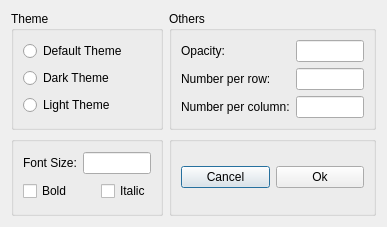
<?xml version="1.0" encoding="UTF-8"?>
<ui version="4.0">
 <class>Dialog1</class>
 <widget class="QDialog" name="Dialog1">
  <property name="geometry">
   <rect>
    <x>0</x>
    <y>0</y>
    <width>387</width>
    <height>227</height>
   </rect>
  </property>
  <property name="windowTitle">
   <string>Dialog</string>
  </property>
  <layout class="QGridLayout" name="gridLayout_4">
   <item row="0" column="0">
    <widget class="QGroupBox" name="themeGroupBox">
     <property name="title">
      <string>Theme</string>
     </property>
     <layout class="QGridLayout" name="gridLayout_2">
      <item row="1" column="0">
       <widget class="QRadioButton" name="darkRadioButton">
        <property name="text">
         <string>Dark Theme</string>
        </property>
       </widget>
      </item>
      <item row="2" column="0">
       <widget class="QRadioButton" name="lightRadioButton">
        <property name="text">
         <string>Light Theme</string>
        </property>
       </widget>
      </item>
      <item row="0" column="0">
       <widget class="QRadioButton" name="defaultRadioButton">
        <property name="text">
         <string>Default Theme</string>
        </property>
       </widget>
      </item>
     </layout>
    </widget>
   </item>
   <item row="0" column="1">
    <widget class="QGroupBox" name="groupBox">
     <property name="title">
      <string>Others</string>
     </property>
     <layout class="QGridLayout" name="gridLayout">
      <item row="0" column="1">
       <widget class="QLineEdit" name="opacityLineEdit"/>
      </item>
      <item row="1" column="0">
       <widget class="QLabel" name="numberPerRowLabel">
        <property name="text">
         <string>Number per row:</string>
        </property>
       </widget>
      </item>
      <item row="2" column="0">
       <widget class="QLabel" name="numberPerColumnLabel">
        <property name="text">
         <string>Number per column:</string>
        </property>
       </widget>
      </item>
      <item row="0" column="0">
       <widget class="QLabel" name="opacityLabel">
        <property name="text">
         <string>Opacity:</string>
        </property>
       </widget>
      </item>
      <item row="1" column="1">
       <widget class="QLineEdit" name="numberPerRowLineEdit"/>
      </item>
      <item row="2" column="1">
       <widget class="QLineEdit" name="numberPerColumnLineEdit"/>
      </item>
     </layout>
    </widget>
   </item>
   <item row="1" column="0">
    <widget class="QGroupBox" name="groupBox_3">
     <property name="title">
      <string/>
     </property>
     <layout class="QGridLayout" name="gridLayout_5">
      <item row="0" column="0">
       <widget class="QLabel" name="label">
        <property name="text">
         <string>Font Size:</string>
        </property>
       </widget>
      </item>
      <item row="0" column="1" colspan="2">
       <widget class="QLineEdit" name="fontSizeLineEdit"/>
      </item>
      <item row="1" column="0" colspan="2">
       <widget class="QCheckBox" name="boldCheckBox">
        <property name="text">
         <string>Bold</string>
        </property>
       </widget>
      </item>
      <item row="1" column="2">
       <widget class="QCheckBox" name="italicCheckBox">
        <property name="text">
         <string>Italic</string>
        </property>
       </widget>
      </item>
     </layout>
    </widget>
   </item>
   <item row="1" column="1">
    <widget class="QGroupBox" name="groupBox_2">
     <property name="title">
      <string/>
     </property>
     <layout class="QGridLayout" name="gridLayout_3">
      <item row="0" column="0">
       <widget class="QPushButton" name="cancelBtn">
        <property name="text">
         <string>Cancel</string>
        </property>
       </widget>
      </item>
      <item row="0" column="1">
       <widget class="QPushButton" name="okBtn">
        <property name="text">
         <string>Ok</string>
        </property>
       </widget>
      </item>
     </layout>
    </widget>
   </item>
  </layout>
 </widget>
 <resources/>
 <connections/>
</ui>
